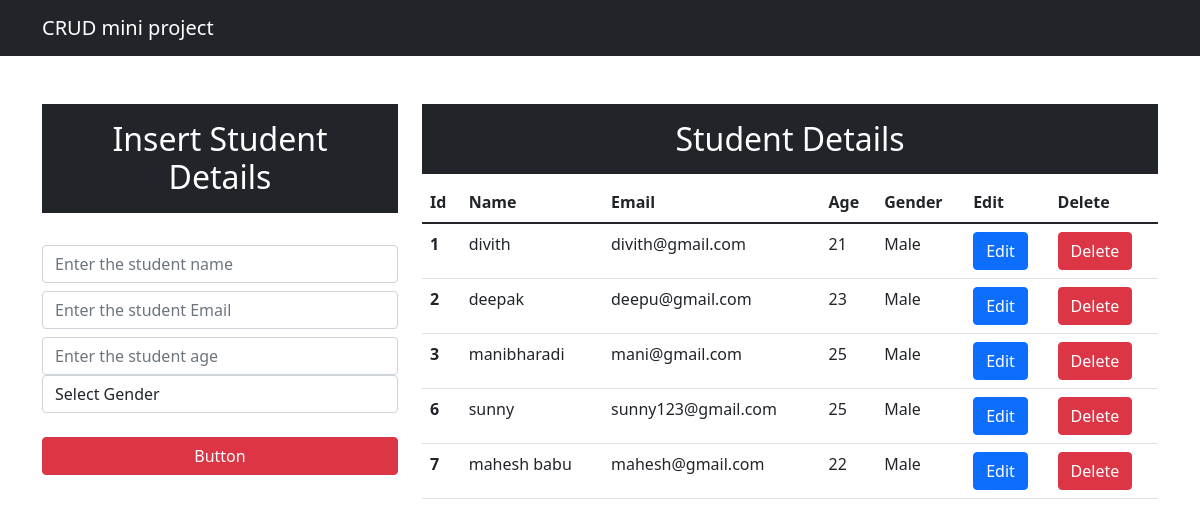
The page / on the database its author committed.
### app/models.py (models this page shows)
class Student(models.Model):
    name= models.CharField(max_length=25,blank=False,null=False)
    email=models.EmailField()
    age=models.IntegerField()
    Gender=models.CharField(max_length=25,blank=False,null=False)
    def __str__(self) :
        return self.name

### app/views.py (the view)
# urls.py: path('',views.index,name="index"),
def index(request):
     data=Student.objects.all()
     print(data)
     context={"data":data}
     return render(request,'index.html',context)

### templates/index.html (shortened to what this page needs)
<!DOCTYPE html>
<html lang="en">
  <head>
    <link
      href="https://cdn.jsdelivr.net/npm/bootstrap@5.1.3/dist/css/bootstrap.min.css"
      rel="stylesheet"
    />
  </head>
  <body>
    <nav class="navbar navbar-expand-lg navbar-dark bg-dark">
      <div class="container-md">
        <a class="navbar-brand" href="/">CRUD mini project</a>
      </div>
    </nav>
    <div class="container mt-5">
      <div class="class row">
        <div class="class col-md-4">
          <h2 class="text-white bg-dark text-center p-3">
            Insert Student Details
          </h2>
          <br />
          <form action="/insert" method="post">
            <div class="form-group">
              <input
                type="text"
                class="form-control"
                placeholder="Enter the student name"
                name="name"
                required
              />
            </div>
            <div class="form-group">
              <input
                type="email"
                class="form-control mt-2"
                placeholder="Enter the student Email"
                name="email"
                required
              />
            </div>
            <div class="form-group">
              <input
                type="number"
                class="form-control mt-2"
                placeholder="Enter the student age"
                name="age"
                required
              />
              <div class="form-group">
                <select id="Gender" class="form-control" name="Gender" required>
                  <option selected>Select Gender</option>
                </select>
              </div>
            </div>
            <br />
            <div class="d-grid gap-2">
              <button class="btn btn-danger" type="Submit">Button</button>
            </div>
          </form>
        </div>
        <div class="class col-md-8">
          <h2 class="text-center text-white bg-dark p-3">Student Details</h2>
          <table class="table">
            <thead>
              <tr>
                <th scope="col">Id</th>
                <th scope="col">Name</th>
                <th scope="col">Email</th>
                <th scope="col">Age</th>
                <th scope="col">Gender</th>
                <th scope="col">Edit</th>
                <th scope="col">Delete</th>
              </tr>
            </thead>
            <tbody>
              {% for d in data %}
              <tr>
                <th scope="row">{{d.id}}</th>
                <td>{{d.name}}</td>
                <td>{{d.email}}</td>
                <td>{{d.age}}</td>
                <td>{{d.Gender}}</td>
                <td>
                  <a
                    type="button"
                    href="/update/{{d.id}}"
                    class="btn btn-primary"
                    >Edit</a
                  >
                </td>
                <td>
                  <a
                    type="button"
                    href="/delete/{{d.id}}"
                    class="btn btn-danger"
                    >Delete</a
                  >
                </td>
              </tr>
              {% endfor %}
            </tbody>
          </table>
        </div>
      </div>
    </div>
  </body>
</html>

### rows shown on the page
Student: id "1", name "divith", email "divith@gmail.com", age "21", Gender "Male"
Student: id "2", name "deepak", email "deepu@gmail.com", age "23", Gender "Male"
Student: id "3", name "manibharadi", email "mani@gmail.com", age "25", Gender "Male"
Student: id "6", name "sunny", email "sunny123@gmail.com", age "25", Gender "Male"
Student: id "7", name "mahesh babu", email "mahesh@gmail.com", age "22", Gender "Male"
